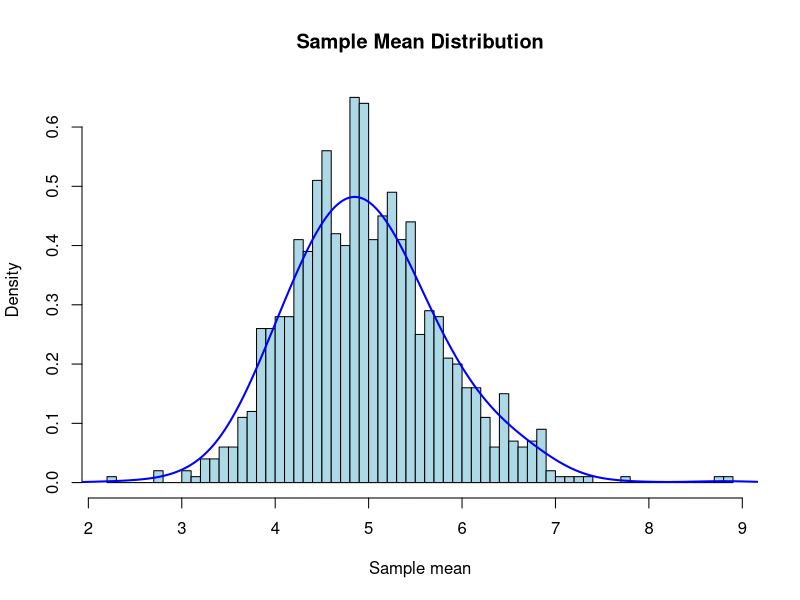

Source code (R):
## ---- chunk 1
    library(ggplot2);
## ---- chunk 2
#   Seed & Simulation Parameters
    set.seed(777);
    sim = 1000;
    sample = 40;
    lambda = 0.2;
## ---- chunk 3
#   Simulated Means
    simulatedMean <- replicate(sim, mean(rexp(sample, rate=lambda)));

#   Sample Mean
    sampleMean <- mean(simulatedMean);  sampleMean;
## ---- chunk 4
#   Sample Variance  
    sampleVariance <- var(simulatedMean);  sampleVariance;

#   Theoretical Variance
    theoreticalVariance = (1/lambda)^2/sample;  theoreticalVariance;
## ---- chunk 5
#   Sample Distribution of Means
    hist(simulatedMean, prob=T, col="lightblue", breaks=50, xlab="Sample mean", 
         main="Sample Mean Distribution")
    lines(density(simulatedMean, adjust=2), col="blue", lwd=2)
